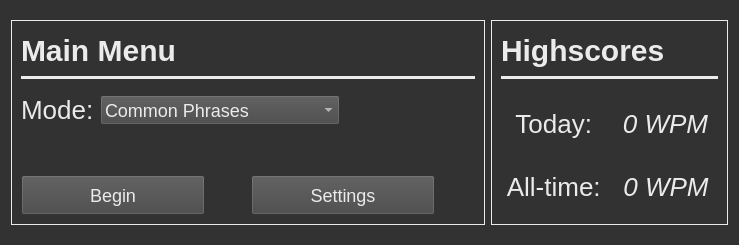
<?xml version="1.0" encoding="UTF-8"?>
<ui version="4.0">
 <class>mainWindow</class>
 <widget class="QWidget" name="mainWindow">
  <property name="geometry">
   <rect>
    <x>0</x>
    <y>0</y>
    <width>739</width>
    <height>245</height>
   </rect>
  </property>
  <property name="windowTitle">
   <string>Speed Type Test</string>
  </property>
  <property name="styleSheet">
   <string notr="true">QWidget {
	
	background: rgb(50, 50, 50);
	color: rgb(235, 235, 235);
	font-size: 26px;
}

QFrame {	
	border: 1px solid rgb(235, 235, 235);
}

QPushButton, QComboBox {	
	background: rgb(70, 70, 70);
	font-size: 18px;
}

QLabel {
	background: transparent;
	border: none;
}</string>
  </property>
  <layout class="QHBoxLayout" name="horizontalLayout">
   <item>
    <layout class="QVBoxLayout" name="verticalLayout_3">
     <property name="leftMargin">
      <number>0</number>
     </property>
     <property name="bottomMargin">
      <number>0</number>
     </property>
     <item>
      <spacer name="verticalSpacer_5">
       <property name="orientation">
        <enum>Qt::Vertical</enum>
       </property>
       <property name="sizeHint" stdset="0">
        <size>
         <width>20</width>
         <height>40</height>
        </size>
       </property>
      </spacer>
     </item>
     <item>
      <layout class="QHBoxLayout" name="horizontalLayout_4">
       <property name="leftMargin">
        <number>0</number>
       </property>
       <item>
        <widget class="QFrame" name="frameMainMenu">
         <property name="sizePolicy">
          <sizepolicy hsizetype="Expanding" vsizetype="Preferred">
           <horstretch>2</horstretch>
           <verstretch>0</verstretch>
          </sizepolicy>
         </property>
         <property name="styleSheet">
          <string notr="true"/>
         </property>
         <property name="frameShape">
          <enum>QFrame::StyledPanel</enum>
         </property>
         <property name="frameShadow">
          <enum>QFrame::Raised</enum>
         </property>
         <layout class="QVBoxLayout" name="verticalLayout_2">
          <item>
           <widget class="QLabel" name="labelMainMenu">
            <property name="sizePolicy">
             <sizepolicy hsizetype="Preferred" vsizetype="Fixed">
              <horstretch>0</horstretch>
              <verstretch>0</verstretch>
             </sizepolicy>
            </property>
            <property name="minimumSize">
             <size>
              <width>0</width>
              <height>40</height>
             </size>
            </property>
            <property name="maximumSize">
             <size>
              <width>16777215</width>
              <height>40</height>
             </size>
            </property>
            <property name="font">
             <font>
              <pointsize>-1</pointsize>
              <weight>75</weight>
              <bold>true</bold>
             </font>
            </property>
            <property name="styleSheet">
             <string notr="true">font-weight: bold; font-size: 30px;</string>
            </property>
            <property name="text">
             <string>Main Menu</string>
            </property>
           </widget>
          </item>
          <item>
           <widget class="Line" name="lineMainMenu">
            <property name="styleSheet">
             <string notr="true">background-color: rgb(235, 235, 235);</string>
            </property>
            <property name="orientation">
             <enum>Qt::Horizontal</enum>
            </property>
           </widget>
          </item>
          <item>
           <spacer name="verticalSpacer_2">
            <property name="orientation">
             <enum>Qt::Vertical</enum>
            </property>
            <property name="sizeType">
             <enum>QSizePolicy::Fixed</enum>
            </property>
            <property name="sizeHint" stdset="0">
             <size>
              <width>20</width>
              <height>10</height>
             </size>
            </property>
           </spacer>
          </item>
          <item>
           <layout class="QHBoxLayout" name="horizontalLayout_6">
            <property name="topMargin">
             <number>0</number>
            </property>
            <item>
             <widget class="QLabel" name="labelSelectMode">
              <property name="sizePolicy">
               <sizepolicy hsizetype="Preferred" vsizetype="Preferred">
                <horstretch>0</horstretch>
                <verstretch>0</verstretch>
               </sizepolicy>
              </property>
              <property name="font">
               <font>
                <pointsize>-1</pointsize>
                <underline>false</underline>
               </font>
              </property>
              <property name="text">
               <string>Mode:</string>
              </property>
             </widget>
            </item>
            <item>
             <widget class="QComboBox" name="comboBoxSelectMode">
              <property name="sizePolicy">
               <sizepolicy hsizetype="Preferred" vsizetype="Preferred">
                <horstretch>0</horstretch>
                <verstretch>0</verstretch>
               </sizepolicy>
              </property>
              <property name="font">
               <font>
                <pointsize>-1</pointsize>
               </font>
              </property>
              <property name="cursor">
               <cursorShape>PointingHandCursor</cursorShape>
              </property>
              <item>
               <property name="text">
                <string>Common Phrases</string>
               </property>
              </item>
              <item>
               <property name="text">
                <string>Facts</string>
               </property>
              </item>
              <item>
               <property name="text">
                <string>Famous Novel Excerpts</string>
               </property>
              </item>
              <item>
               <property name="text">
                <string>Famous Quotes</string>
               </property>
              </item>
              <item>
               <property name="text">
                <string>Randomly Generated Text</string>
               </property>
              </item>
             </widget>
            </item>
            <item>
             <spacer name="horizontalSpacer_4">
              <property name="orientation">
               <enum>Qt::Horizontal</enum>
              </property>
              <property name="sizeHint" stdset="0">
               <size>
                <width>40</width>
                <height>20</height>
               </size>
              </property>
             </spacer>
            </item>
           </layout>
          </item>
          <item>
           <spacer name="verticalSpacer">
            <property name="orientation">
             <enum>Qt::Vertical</enum>
            </property>
            <property name="sizeType">
             <enum>QSizePolicy::Preferred</enum>
            </property>
            <property name="sizeHint" stdset="0">
             <size>
              <width>20</width>
              <height>75</height>
             </size>
            </property>
           </spacer>
          </item>
          <item>
           <layout class="QHBoxLayout" name="horizontalLayout_5">
            <item>
             <widget class="QPushButton" name="buttonStart">
              <property name="sizePolicy">
               <sizepolicy hsizetype="Preferred" vsizetype="Maximum">
                <horstretch>0</horstretch>
                <verstretch>0</verstretch>
               </sizepolicy>
              </property>
              <property name="minimumSize">
               <size>
                <width>0</width>
                <height>40</height>
               </size>
              </property>
              <property name="font">
               <font>
                <pointsize>-1</pointsize>
               </font>
              </property>
              <property name="cursor">
               <cursorShape>PointingHandCursor</cursorShape>
              </property>
              <property name="text">
               <string>Begin</string>
              </property>
             </widget>
            </item>
            <item>
             <spacer name="horizontalSpacer_2">
              <property name="orientation">
               <enum>Qt::Horizontal</enum>
              </property>
              <property name="sizeType">
               <enum>QSizePolicy::Fixed</enum>
              </property>
              <property name="sizeHint" stdset="0">
               <size>
                <width>40</width>
                <height>20</height>
               </size>
              </property>
             </spacer>
            </item>
            <item>
             <widget class="QPushButton" name="buttonSettings">
              <property name="sizePolicy">
               <sizepolicy hsizetype="Preferred" vsizetype="Maximum">
                <horstretch>0</horstretch>
                <verstretch>0</verstretch>
               </sizepolicy>
              </property>
              <property name="minimumSize">
               <size>
                <width>0</width>
                <height>40</height>
               </size>
              </property>
              <property name="font">
               <font>
                <pointsize>-1</pointsize>
               </font>
              </property>
              <property name="cursor">
               <cursorShape>PointingHandCursor</cursorShape>
              </property>
              <property name="text">
               <string>Settings</string>
              </property>
             </widget>
            </item>
            <item>
             <spacer name="horizontalSpacer_3">
              <property name="orientation">
               <enum>Qt::Horizontal</enum>
              </property>
              <property name="sizeType">
               <enum>QSizePolicy::Preferred</enum>
              </property>
              <property name="sizeHint" stdset="0">
               <size>
                <width>40</width>
                <height>20</height>
               </size>
              </property>
             </spacer>
            </item>
           </layout>
          </item>
         </layout>
        </widget>
       </item>
       <item>
        <widget class="QFrame" name="frameHighscore">
         <property name="sizePolicy">
          <sizepolicy hsizetype="Preferred" vsizetype="Preferred">
           <horstretch>1</horstretch>
           <verstretch>0</verstretch>
          </sizepolicy>
         </property>
         <property name="autoFillBackground">
          <bool>false</bool>
         </property>
         <property name="frameShape">
          <enum>QFrame::StyledPanel</enum>
         </property>
         <property name="frameShadow">
          <enum>QFrame::Raised</enum>
         </property>
         <layout class="QVBoxLayout" name="verticalLayout">
          <item>
           <widget class="QLabel" name="labelHighscore">
            <property name="sizePolicy">
             <sizepolicy hsizetype="Preferred" vsizetype="Fixed">
              <horstretch>0</horstretch>
              <verstretch>0</verstretch>
             </sizepolicy>
            </property>
            <property name="minimumSize">
             <size>
              <width>0</width>
              <height>40</height>
             </size>
            </property>
            <property name="maximumSize">
             <size>
              <width>16777215</width>
              <height>40</height>
             </size>
            </property>
            <property name="font">
             <font>
              <pointsize>-1</pointsize>
              <weight>75</weight>
              <bold>true</bold>
              <underline>false</underline>
             </font>
            </property>
            <property name="styleSheet">
             <string notr="true">font-weight: bold; font-size: 30px;</string>
            </property>
            <property name="text">
             <string>Highscores</string>
            </property>
           </widget>
          </item>
          <item>
           <widget class="Line" name="lineHighscore">
            <property name="styleSheet">
             <string notr="true">background-color: rgb(235, 235, 235);</string>
            </property>
            <property name="orientation">
             <enum>Qt::Horizontal</enum>
            </property>
           </widget>
          </item>
          <item>
           <spacer name="verticalSpacer_4">
            <property name="orientation">
             <enum>Qt::Vertical</enum>
            </property>
            <property name="sizeType">
             <enum>QSizePolicy::Fixed</enum>
            </property>
            <property name="sizeHint" stdset="0">
             <size>
              <width>20</width>
              <height>10</height>
             </size>
            </property>
           </spacer>
          </item>
          <item>
           <layout class="QHBoxLayout" name="horizontalLayout_2">
            <item>
             <widget class="QLabel" name="labelTodayTitle">
              <property name="font">
               <font>
                <pointsize>-1</pointsize>
               </font>
              </property>
              <property name="text">
               <string> Today: </string>
              </property>
              <property name="alignment">
               <set>Qt::AlignCenter</set>
              </property>
             </widget>
            </item>
            <item>
             <widget class="QLabel" name="labelTodayScore">
              <property name="font">
               <font>
                <pointsize>-1</pointsize>
                <italic>true</italic>
               </font>
              </property>
              <property name="text">
               <string>0 WPM</string>
              </property>
              <property name="alignment">
               <set>Qt::AlignCenter</set>
              </property>
             </widget>
            </item>
           </layout>
          </item>
          <item>
           <layout class="QHBoxLayout" name="horizontalLayout_3">
            <item>
             <widget class="QLabel" name="labelAlltimeTitle">
              <property name="font">
               <font>
                <pointsize>-1</pointsize>
               </font>
              </property>
              <property name="text">
               <string> All-time: </string>
              </property>
              <property name="alignment">
               <set>Qt::AlignCenter</set>
              </property>
             </widget>
            </item>
            <item>
             <widget class="QLabel" name="labelAlltimeScore">
              <property name="font">
               <font>
                <pointsize>-1</pointsize>
                <italic>true</italic>
               </font>
              </property>
              <property name="text">
               <string>0 WPM</string>
              </property>
              <property name="alignment">
               <set>Qt::AlignCenter</set>
              </property>
             </widget>
            </item>
           </layout>
          </item>
         </layout>
        </widget>
       </item>
      </layout>
     </item>
     <item>
      <spacer name="verticalSpacer_3">
       <property name="orientation">
        <enum>Qt::Vertical</enum>
       </property>
       <property name="sizeHint" stdset="0">
        <size>
         <width>20</width>
         <height>40</height>
        </size>
       </property>
      </spacer>
     </item>
    </layout>
   </item>
  </layout>
 </widget>
 <resources/>
 <connections/>
</ui>
